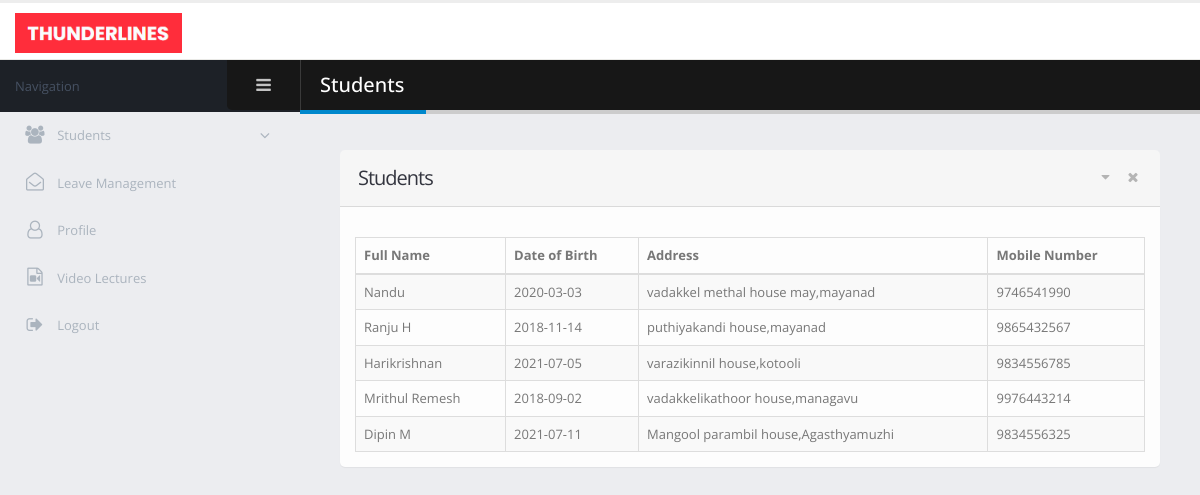
The app's page /choreographer/batch_details.php with its own data.
### tables this page shows
CREATE TABLE `student` (
  `student_id` int(11) NOT NULL,
  `student_name` varchar(40) NOT NULL,
  `student_dob` varchar(30) NOT NULL,
  `student_gender` varchar(12) NOT NULL,
  `address` varchar(25) NOT NULL,
  `place` varchar(25) NOT NULL,
  `pincode` int(11) NOT NULL,
  `district` varchar(30) NOT NULL,
  `nearest_branch` int(11) NOT NULL,
  `email_address` varchar(40) NOT NULL,
  `mobile_number` bigint(12) NOT NULL,
  `profile_photo` text DEFAULT NULL,
  `batch_id` int(11) DEFAULT 0,
  `fee_status` int(11) NOT NULL DEFAULT 0,
  `student_status` int(11) NOT NULL DEFAULT 1
);

### choreographer/batch_details.php (the view, shortened to what this page needs)
<!doctype html>
<html class="fixed">
<head>
    <link rel="stylesheet" href="../admin/assets/vendor/bootstrap/css/bootstrap.css" />
    <link rel="stylesheet" href="../admin/assets/vendor/font-awesome/css/font-awesome.css" />
    <link rel="stylesheet" href="../admin/assets/vendor/magnific-popup/magnific-popup.css" />
    <link rel="stylesheet" href="../admin/assets/vendor/bootstrap-datepicker/css/bootstrap-datepicker3.css" />
    <link rel="stylesheet" href="../admin/assets/vendor/jquery-ui/jquery-ui.css" />
    <link rel="stylesheet" href="../admin/assets/vendor/jquery-ui/jquery-ui.theme.css" />
    <link rel="stylesheet" href="../admin/assets/vendor/bootstrap-multiselect/bootstrap-multiselect.css" />
    <link rel="stylesheet" href="../admin/assets/vendor/morris.js/morris.css" />
    <link rel="stylesheet" href="../admin/assets/stylesheets/theme.css" />
    <link rel="stylesheet" href="../admin/assets/stylesheets/skins/default.css" />
    <link rel="stylesheet" href="../admin/assets/stylesheets/theme-custom.css">
</head>
<body>
<section class="body">
    <header class="header">
        <div class="logo-container">
            <a href="homepage.php" class="logo">
                <img src="../admin/assets/images/new_logo.png" alt="Porto Admin" height="40"/>
            </a>
        </div>
    </header>
    <div class="inner-wrapper">
        <aside id="sidebar-left" class="sidebar-left">
            <div class="sidebar-header">
                <div class="sidebar-title">
                    Navigation
                </div>
                <div class="sidebar-toggle hidden-xs" data-toggle-class="sidebar-left-collapsed" data-target="html" data-fire-event="sidebar-left-toggle">
                    <i class="fa fa-bars" aria-label="Toggle sidebar"></i>
                </div>
            </div>
            <div class="nano">
                <div class="nano-content">
                    <nav id="menu" class="nav-main" role="navigation">
                        <ul class="nav nav-main ">
                            <li class="nav-parent">
                                <a href="#">
                                    <i class="fa fa-users" aria-hidden="true"></i>
                                    <span>Students</span>
                                </a>
                            </li>
                            <li>
                                <a href="leaves.php">
                                    <i class="fa fa-envelope-open-o" aria-hidden="true"></i>
                                    <span>Leave Management</span>
                                </a>
                            </li>
                            <li>
                                <a href="#">
                                    <i class="fa fa-user-o" aria-hidden="true"></i>
                                    <span>Profile</span>
                                </a>
                            </li>
                            <li>
                                <a href="video_lectures.php">
                                    <i class="fa fa-file-video-o" aria-hidden="true"></i>
                                    <span>Video Lectures</span>
                                </a>
                            </li>
                            <li>
                                <a href="../login.html">
                                    <i class="fa fa-sign-out" aria-hidden="true"></i>
                                    <span>Logout</span>
                                </a>
                            </li>
                        </ul>
                    </nav>
                </div>
            </div>
        </aside>
        <section role="main" class="content-body">
            <header class="page-header">
                <h2>Students</h2>
            </header>
            <section class="panel">
                <header class="panel-heading">
                    <div class="panel-actions">
                        <a href="#" class="panel-action panel-action-toggle" data-panel-toggle></a>
                        <a href="#" class="panel-action panel-action-dismiss" data-panel-dismiss></a>
                    </div>
                    <h2 class="panel-title">Students</h2>
                </header>
                <div class="panel-body">
                    <div class="row">
                        <div class="col-sm-6">
                        </div>
                    </div>
                    <table class="table table-bordered table-striped mb-none" id="tester_table">
                        <thead>
                        <tr>
                            <th>Full Name</th>
                            <th>Date of Birth</th>
                            <th>Address</th>
                            <th>Mobile Number</th>
                        </tr>
                        </thead>
                        <tbody>
                        <?php
                        $batch_id = $_GET['id'];
                        $server_name = "localhost";
                        $user_name = "root";
                        $password = "";
                        $database = "dance-academy";
                        $conn = new mysqli($server_name, $user_name, $password, $database);
                        $res_stud = $conn->query("select student_name, student_dob, address, place, mobile_number from student where batch_id='$batch_id'");
                        while ($row = $res_stud->fetch_array())
                        {
                            echo "<tr>";
                            echo "<td>$row[0]</td>";
                            echo "<td>$row[1]</td>";
                            echo "<td>$row[2],$row[3]</td>";
                            echo "<td>$row[4]</td>";
                        }
                        ?>
                        </tbody>
                    </table>
                </div>
            </section>
        </section>
    </div>
</section>
</body>
</html>

### admin/assets/stylesheets/skins/default.css (style rules this page uses)
a, .btn-link { color: #0088cc; }
.page-header h2 { border-bottom-color: #0088cc; }

### records on screen
student: student_name "Nandu", student_dob "2020-03-03", address "vadakkel methal house may", place "mayanad", mobile_number "9746541990"
student: student_name "Ranju H", student_dob "2018-11-14", address "puthiyakandi house", place "mayanad", mobile_number "9865432567"
student: student_name "Harikrishnan", student_dob "2021-07-05", address "varazikinnil house", place "kotooli", mobile_number "9834556785"
student: student_name "Mrithul Remesh", student_dob "2018-09-02", address "vadakkelikathoor house", place "managavu", mobile_number "9976443214"
student: student_name "Dipin M", student_dob "2021-07-11", address "Mangool parambil house", place "Agasthyamuzhi", mobile_number "9834556325"
